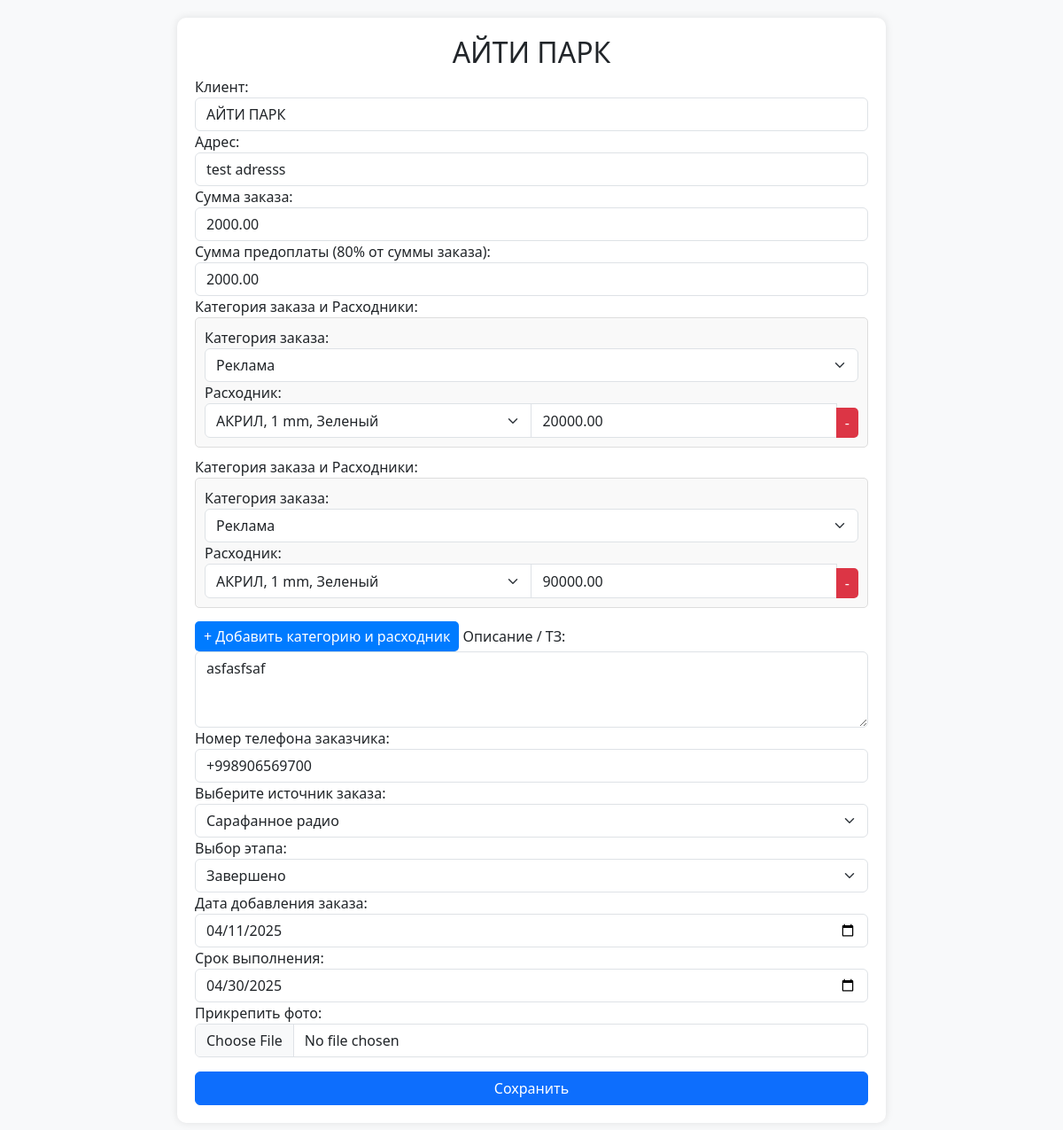
The app's page /order/1 (signed in), older data.
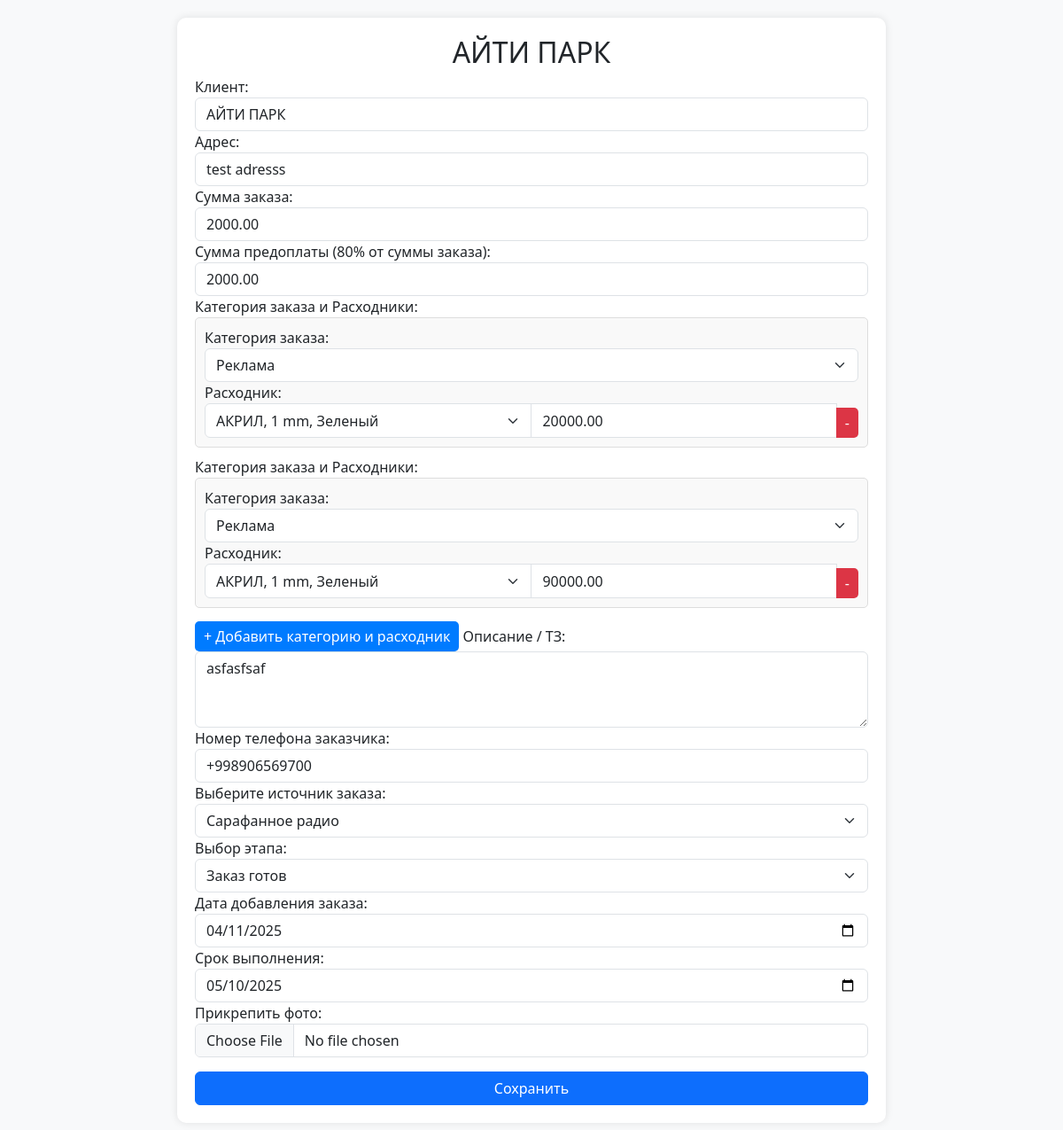
The same page, newer data.
### backend/models.py (models this page shows, shortened)
class Consumables(models.Model):
    add=models.CharField(max_length=50)
    price=models.DecimalField(max_digits=10, decimal_places=2,default=0)
    catigories=models.CharField(max_length=50)
    order = models.ForeignKey(Orders, on_delete=models.CASCADE, related_name='consumables')

class Orders(models.Model):
    Stage_CHOICES = [
        ("accepted", "Принят"),  # Accepted / Received
        ("design", "Проектирование"),  # Project Design / Planning
        ("technologist", "Технолог"),  # Technologist Stage
        ("manufacturing", "Производство"),  # Manufacturing
        ("assembly", "Сборка"),  # Assembly
        ("delivery", "Доставка"),  # Delivery
        ("order_ready", "Заказ готов"),  # Order Ready
        ("finished", "Завершено"),  # Fully Completed / Finished
    ]
    Social_CHOICES = [
        ("social", "Социальные сети"),
        ("cold_calls", "Холодные звонки"),
        ("word_of_mouth", "Сарафанное радио"),
    ]
    Stage_pod_CHOICES = [
        ("rezka","Резка"),
        ("svarka", "Сварка"),
        ("fill", "Покраска"),
        ("print", "Печать"),
    ]
    client=models.CharField(max_length=250)
    adress=models.CharField(max_length=250)
    order_sum=models.DecimalField(max_digits=10, decimal_places=2,default=0)
    order_predoplata=models.DecimalField(max_digits=10, decimal_places=2,default=0)
    description=models.TextField()
    phone=models.CharField(max_length=50)
    social=models.CharField(max_length=20, choices=Social_CHOICES)
    stage = models.CharField(max_length=20, choices=Stage_CHOICES)
    add_order=models.DateField()
    complete_order=models.DateField()
    delivery_photo=models.ImageField(blank=True, upload_to='delivery/')
    rezka=models.BooleanField(default=False)
    svarka=models.BooleanField(default=False)
    fill=models.BooleanField(default=False)
    print=models.BooleanField(default=False)
    stage_pod=models.CharField(max_length=20, choices=Stage_pod_CHOICES,default="rezka")
    payment_data=models.DateField(null=True)

### backend/views.py (the view, shortened to what this page needs)
# urls.py: path('order/<int:pk>',views.OrderDetail.as_view(),name='order_detail'),
class OrderDetail(LoginRequiredMixin,DetailView):
   model = Orders
   login_url = reverse_lazy('login')
   template_name = 'order_detail.html'
   context_object_name = 'item'

### backend/templates/order_detail.html (shortened to what this page needs)
{% if request.user.profile.approve %}
<!DOCTYPE html>
<html lang="ru">
<head>
    <link href="https://cdn.jsdelivr.net/npm/bootstrap@5.3.0/dist/css/bootstrap.min.css" rel="stylesheet">
</head>
<body>
    <div class="container">
        <h2 class="text-center">{{item.client}}</h2>
        <form action="" method="POST" enctype="multipart/form-data">
            <label>Клиент:</label>
            <input type="text" class="form-control" placeholder="ООО 'Реклама Плюс'" value="{{item.client}}" name="client" required >
            <label>Адрес:</label>
            <input type="text" class="form-control" placeholder="Введите адрес"  value="{{item.adress}}" name="adress" required>
            <label>Сумма заказа:</label>
            <input type="number" class="form-control" placeholder="100" name="order_sum"  value="{{item.order_sum}}" id="order_sum" required>
            <label>Сумма предоплаты (80% от суммы заказа):</label>
            <input type="number" class="form-control" placeholder="80" readonly name="order_predoplata" value="{{item.order_predoplata}}" id="order_predoplata" required>
            {% for i in item.consumables.all %}
            <label>Категория заказа и Расходники:</label>
            <div id="categories-container">
                <div class="category-group">
                    <label>Категория заказа:</label>
                    <select class="form-select" name="catigories" required>
    <option value="Реклама" {% if i.catigories == "Реклама" %}selected{% endif %}>Реклама</option>
            </select>
                    <label>Расходник:</label>
                    <div class="input-group">
                       <select class="form-select" name="add" required>
    <option value="АКРИЛ, 1 mm, Зеленый" {% if i.add == "АКРИЛ, 1 mm, Зеленый" %}selected{% endif %}>АКРИЛ, 1 mm, Зеленый</option>
</select>
                        <input type="number" class="form-control" placeholder="Стоимость" name="price"  value="{{i.price}}" required>
                        <button type="button" class="btn btn-remove" onclick="removeCategoryGroup(this)">-</button>
                    </div>
                </div>
            </div>
               {% endfor %}
            <button type="button" class="btn-add" onclick="addCategoryGroup()" >+ Добавить категорию и расходник</button>
            <label>Описание / ТЗ:</label>
            <textarea class="form-control" rows="3" name="description"   required >{{item.description}}</textarea>
            <label>Номер телефона заказчика:</label>
            <input type="tel" class="form-control" placeholder="+79997777777"  value="{{item.phone}}" name="phone" required>
            <label>Выберите источник заказа:</label>
            <select class="form-select" name="social" required>
    <option value="word_of_mouth" {% if item.social == "word_of_mouth" %}selected{% endif %}>Сарафанное радио</option>
        </select>
            <label>Выбор этапа:</label>
            <select class="form-select" name="stage" required>
    <option value="order_ready" {% if item.stage == "order_ready" %}selected{% endif %}>Заказ готов</option>
    <option value="finished" {% if item.stage == "finished" %}selected{% endif %}>Завершено</option>
</select>
            <label>Дата добавления заказа:</label>
           <input type="date" class="form-control" name="add_order" required value="{{ item.add_order|date:'Y-m-d' }}">
            <label>Срок выполнения:</label>
            <input type="date" class="form-control" name="complete_order" required value="{{item.complete_order|date:'Y-m-d'}}">
            {% if item.stage == "finished" or item.stage == "order_ready" %}
            <label>Прикрепить фото:</label>
            <input type="file" class="form-control" name="delivery_photo">
            {% endif %}
            <button type="submit" class="btn btn-primary w-100 mt-3">Сохранить</button>
        </form>
    </div>
</body>
</html>
{% else %}
{% include 'waiting.html' %}
{% endif %}

Row changes from the older to the newer data that the page shows:
changed Orders "АЙТИ ПАРК": stage "Завершено" → "Заказ готов"; complete_order "04/30/2025" → "05/10/2025"
